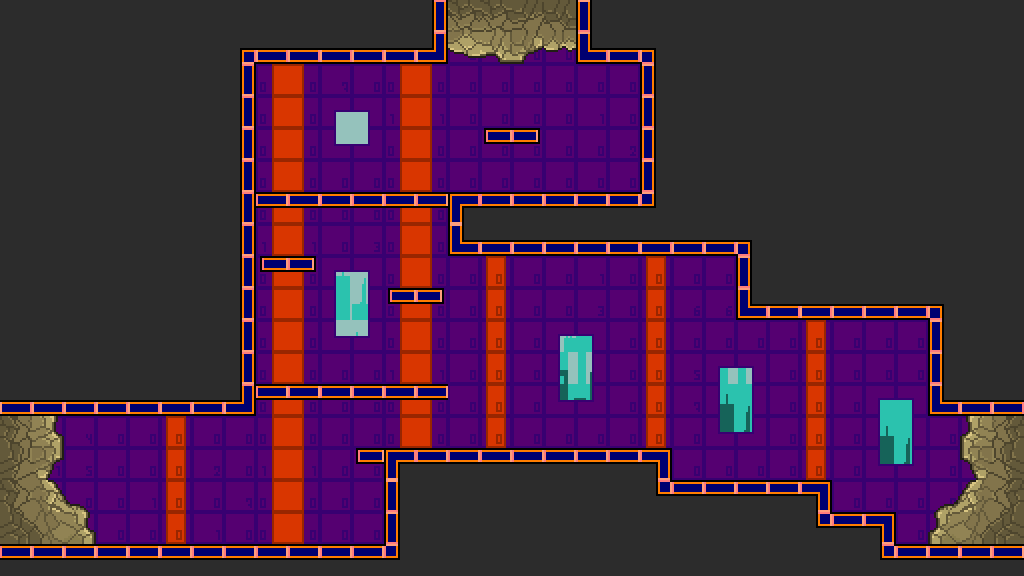

This is a level from a 2D game, rendered from its Tiled map with the project's own tilesets. A one-line summary and the map file follow, with tile-layer data summarised:
An orthogonal 32x18 tile map with 32x32 px tiles, 12 tile layers (Sky, Sky2, Background, CollisionLayer, ...) and 5 objects.

<map version="1.0" orientation="orthogonal" width="32" height="18" tilewidth="32" tileheight="32">
 <tileset firstgid="1" name="generalSprite" tilewidth="32" tileheight="32">
  <image source="generalSprite.png" width="128" height="1184" />
  <tile id="60">
   <properties>
    <property name="tileType" value="empty" />
   </properties>
  </tile>
 </tileset>
 <layer name="Sky" width="32" height="18">
  <data>[576 cells, 160 non-empty, 10 distinct tile ids]</data>
 </layer>
 <layer name="Sky2" width="32" height="18">
  <data>[576 cells, 111 non-empty, 18 distinct tile ids]</data>
 </layer>
 <layer name="Background" width="32" height="18">
  <data>[576 cells, 385 non-empty, 23 distinct tile ids]</data>
 </layer>
 <layer name="CollisionLayer" width="32" height="18">
  <data>[576 cells, 576 non-empty, 14 distinct tile ids]</data>
 </layer>
 <layer name="DamagingLayer" width="32" height="18">
  <data>[576 cells, 576 non-empty, 1 distinct tile ids]</data>
 </layer>
 <layer name="DecorLayer" width="32" height="18">
  <data>[576 cells, 576 non-empty, 1 distinct tile ids]</data>
 </layer>
 <layer name="LadderLayer" width="32" height="18">
  <data>[576 cells, 576 non-empty, 1 distinct tile ids]</data>
 </layer>
 <layer name="PlatformLayer" width="32" height="18">
  <data>[576 cells, 576 non-empty, 4 distinct tile ids]</data>
 </layer>
 <layer name="UpBlockingLayer" width="32" height="18">
  <data>[576 cells, 576 non-empty, 1 distinct tile ids]</data>
 </layer>
 <layer name="DownBlockingLayer" width="32" height="18">
  <data>[576 cells, 576 non-empty, 9 distinct tile ids]</data>
 </layer>
 <layer name="LeftBlockingLayer" width="32" height="18">
  <data>[576 cells, 576 non-empty, 11 distinct tile ids]</data>
 </layer>
 <layer name="RightBlockingLayer" width="32" height="18">
  <data>[576 cells, 576 non-empty, 11 distinct tile ids]</data>
 </layer>
 <objectgroup name="EnemySpawnLayer" width="32" height="18">
  <object x="256" y="448" width="32" height="32" />
  <object x="320" y="288" width="32" height="32" />
 </objectgroup>
 <objectgroup name="PlayerSpawnLayer" width="32" height="18">
  <object x="736" y="384" width="64" height="96" />
 </objectgroup>
 <objectgroup name="SwitchSpawnLayer" width="32" height="18">
  <object x="544" y="320" width="32" height="32" />
 </objectgroup>
 <objectgroup name="ChestSpawnLayer" width="32" height="18">
  <object x="544" y="96" width="32" height="32" />
 </objectgroup>
</map>
